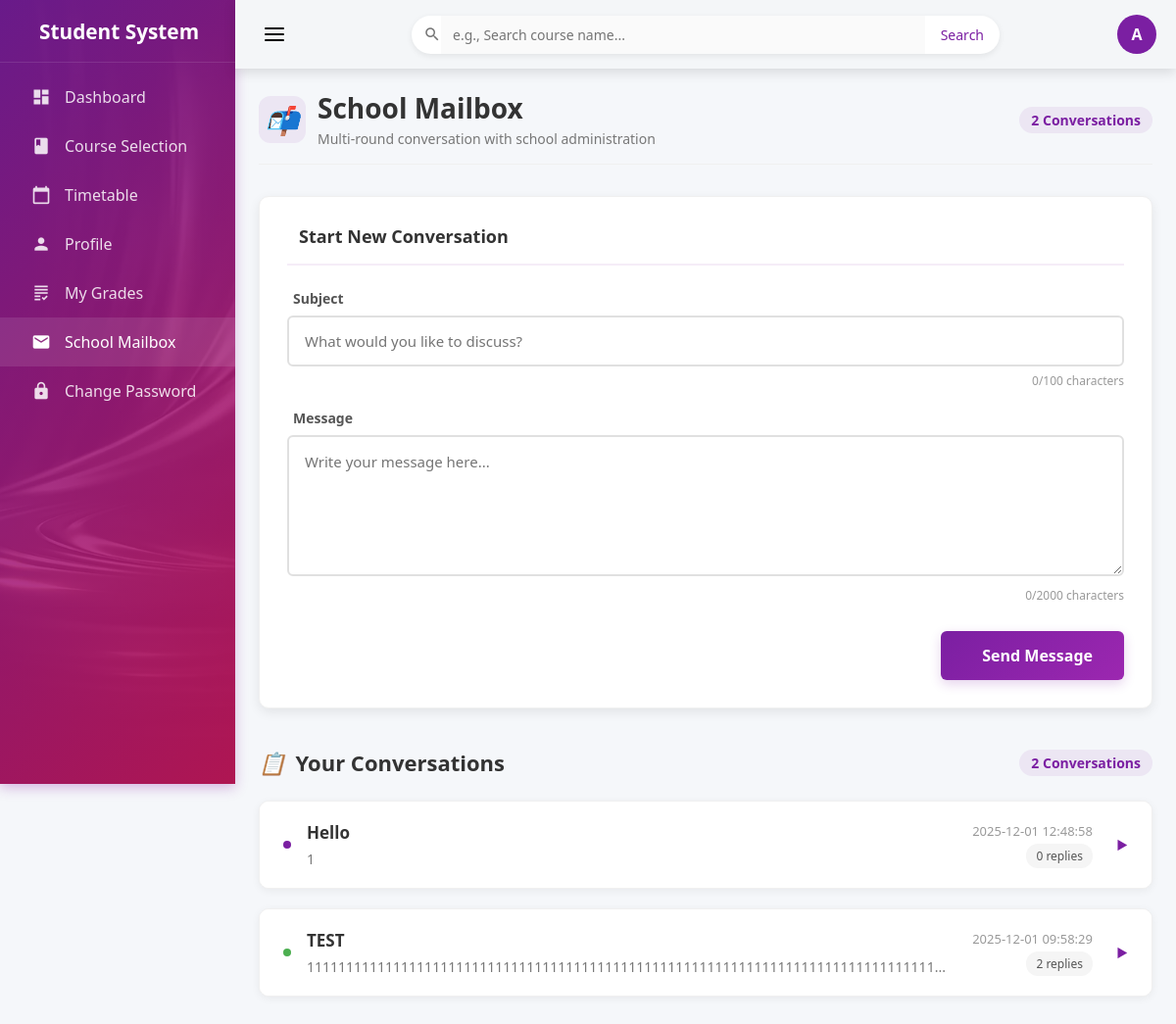
/student/school-mailbox (signed in), run on the app's committed database.
### tables this page shows
CREATE TABLE "messages" (
	"message_id"	INTEGER,
	"student_id"	VARCHAR(20) NOT NULL,
	"student_name"	TEXT NOT NULL,
	"title"	TEXT NOT NULL,
	"content"	TEXT NOT NULL,
	"created_at"	DATETIME DEFAULT CURRENT_TIMESTAMP,
	"status"	TEXT DEFAULT 'open' CHECK("status" IN ('open', 'closed')),
	PRIMARY KEY("message_id" AUTOINCREMENT)
);

### app/student.py (the view, shortened to what this page needs)
@student_bp.route('/school-mailbox', methods=['GET', 'POST'])
def school_mailbox():
    username = session.get('username')
    if not username:
        return redirect(url_for('auth.login'))
    conn = get_db_connection()
    user = conn.execute("""
        SELECT a.user_id, s.name
        FROM account a
        JOIN student s ON a.user_id = s.student_id
        WHERE a.username = ?
    """, (username,)).fetchone()
    messages = conn.execute("""
        SELECT m.*,
               (SELECT MAX(created_at) FROM replies r WHERE r.message_id = m.message_id) AS last_reply_at
        FROM messages m
        WHERE m.student_id = ?
        ORDER BY COALESCE(last_reply_at, m.created_at) DESC
    """, (user['user_id'],)).fetchall()
    full_threads = []
    for msg in messages:
        replies = conn.execute("""
            SELECT * FROM replies
            WHERE message_id = ?
            ORDER BY created_at ASC
        """, (msg['message_id'],)).fetchall()
        full_threads.append({
            'main': msg,
            'replies': replies
        })
    conn.close()
    return render_template('student/school_mailbox.html', threads=full_threads)

### app/db.py (called while the page is built)
def get_db_connection():
    if 'db' not in g:
        g.db = sqlite3.connect(
            DATABASE,
            timeout=20.0,
            check_same_thread=False
        )
        g.db.row_factory = sqlite3.Row
        g.db.execute('PRAGMA foreign_keys = ON;')
    return g.db

### app/student.py (called while the page is built)
@student_bp.before_request
def require_student_login():
    if 'username' not in session:
        flash('Please log in first.')
        return redirect(url_for('auth.login'))
    if session.get('role') != 'student':
        flash('You do not have permission to access student features.')
        return redirect(url_for('main.dashboard'))

### templates/student/school_mailbox.html (shortened to what this page needs)
{% extends "student/student_base.html" %}
{% block content %}
<div class="mailbox-header">
  <div class="header-title">
    <i>📬</i>
    <div>
      <h1>School Mailbox</h1>
      <div class="header-subtitle">Multi-round conversation with school administration</div>
    </div>
  </div>
  <div class="thread-count">{{ threads|length }} Conversation{{ 's' if threads|length != 1 else '' }}</div>
</div>
<div class="new-message-card">
  <div class="card-header">
    <h3>Start New Conversation</h3>
  </div>
  <form method="POST" class="form-grid">
    <div class="form-group">
      <label for="title" class="form-label">
        Subject
      </label>
      <input type="text" id="title" name="title" maxlength="100" required class="form-input" placeholder="What would you like to discuss?">
      <div class="char-counter"><span id="title-counter">0</span>/100 characters</div>
    </div>
    <div class="form-group">
      <label for="content" class="form-label">
        Message
      </label>
      <textarea id="content" name="content" rows="5" maxlength="2000" required class="form-textarea" placeholder="Write your message here..."></textarea>
      <div class="char-counter"><span id="content-counter">0</span>/2000 characters</div>
    </div>
    <div class="form-actions">
      <button type="submit" class="btn-primary">
        Send Message
      </button>
    </div>
  </form>
</div>
<div class="threads-container">
  <div class="section-header">
    <h2>
      <i>📋</i>
      Your Conversations
    </h2>
    <div class="thread-count">{{ threads|length }} Conversation{{ 's' if threads|length != 1 else '' }}</div>
  </div>
  {% for thread in threads %}
    <div class="thread-card {% if thread.replies %}has-replies{% endif %}" data-thread-id="{{ thread.main.message_id }}">
      <div class="thread-header">
        <div class="thread-status"></div>
        <div class="thread-content">
          <h3 class="thread-title">{{ thread.main.title }}</h3>
          <p class="thread-preview">{{ thread.main.content[:80] }}{% if thread.main.content|length > 80 %}...{% endif %}</p>
        </div>
        <div class="thread-meta">
          <div class="thread-time">{{ thread.main.created_at }}</div>
          <div class="thread-badge">
            {{ thread.replies|length }} repl{{ 'y' if thread.replies|length == 1 else 'ies' }}
          </div>
        </div>
        <span class="expand-icon">▶</span>
      </div>
    </div>
  {% endfor %}
</div>
{% endblock %}

### data on the page
messages: main "Hello", main "1", main.created_at "2025-12-01 12:48:58"
messages: main "TEST", main "11111111111111111111111111111111111111111111111111111111111111111111111111111111", main.created_at "2025-12-01 09:58:29"

### other printed values
{{ session.username|first|upper }} "A"
{{ threads|length }} "2"
{{ 's' if threads|length != 1 else '' }} "s"
{{ thread.replies|length }} "0" "2"
{{ 'y' if thread.replies|length == 1 else 'ies' }} "ies" "ies"
